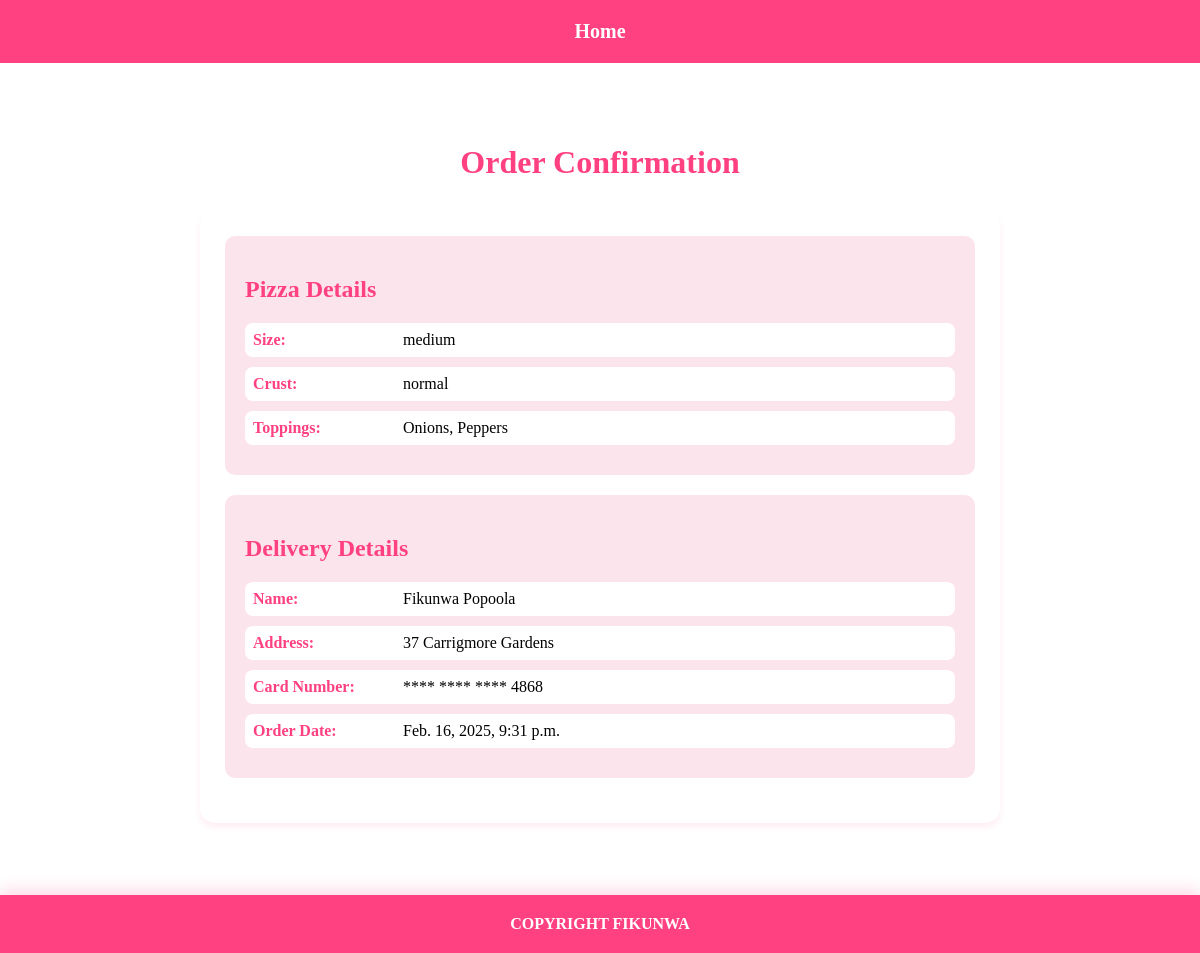
Screenshot of /order-confirmation/ (signed in) with the database file from the repository.
### pizza_appl/models.py (models this page shows, shortened)
class Pizza(models.Model):
  sizes_choices = [
    ('Small', 'Small'),
    ('Medium', 'Medium'),
    ('Large', 'Large')
]
  crusts_choices = [
    ('Normal', 'Normal'),
    ('Thin', 'Thin'),
    ('Gluten Free', 'Gluten Free'),
    ('Thick', 'Thick')
]
  cheese_choices= [
    ('Mozzarella', 'Mozzarella'),
    ('Vegan', 'Vegan'),
    ('Low Fat', 'Low Fat')
]
  sauce_choices = [
    ('Tomato', 'Tomato'),
    ('BBQ', 'BBQ')
]
  pizzaSizes = tuple(sizes_choices)
  pizzaCrusts = tuple(crusts_choices)
  pizzaCheese = tuple(cheese_choices)
  pizzaSauce = tuple(sauce_choices)
  author = models.ForeignKey(User, on_delete=models.CASCADE)
  size = models.CharField(max_length=20, choices=pizzaSizes, default='medium')
  crust = models.CharField(max_length=20, choices=pizzaCrusts, default='normal')
  sauce = models.CharField(max_length=20, choices=pizzaSauce, default='tomato')
  cheese = models.CharField(max_length=20, choices=pizzaCheese, default='mozzarella')
  toppings = models.ManyToManyField(Toppings)
  date = models.DateTimeField(auto_now_add=True, blank=True)

class Toppings(models.Model):
    topping = models.CharField(max_length=80)

class Delivery(models.Model):
    author = models.ForeignKey(User, on_delete=models.CASCADE)
    pizza = models.OneToOneField(Pizza, on_delete=models.CASCADE, null=True)
    name = models.CharField(max_length=100)
    address = models.CharField(max_length=200)
    cardNo = models.CharField(max_length=16)
    expMonth = models.CharField(max_length=15, choices=MONTH_CHOICES, default='January')
    expYear = models.IntegerField(choices=YEAR_CHOICES, default=2000)
    cvv = models.CharField(max_length=4)

### pizza_appl/views.py (the view)
# urls.py: path('order-confirmation/', views.order_confirmation, name='order_confirmation'),
@login_required(login_url='/login')
@login_required(login_url='/login')
def order_confirmation(request):
    try:
        delivery = Delivery.objects.filter(author=request.user).latest('id')
        pizza = Pizza.objects.filter(author=request.user).prefetch_related('toppings').latest('date')
        context = {
            'delivery': delivery,
            'pizza': pizza
        }
        return render(request, 'order_view.html', context)
    except (Delivery.DoesNotExist, Pizza.DoesNotExist):
        return redirect('create_pizza')

### pizza_appl/templates/order_view.html (shortened to what this page needs)
{% extends 'base.html' %}
{% block content %}
<div class="confirmation-container">
    <div class="confirmation-header">
        <h1>Order Confirmation</h1>
    </div>
    <div class="order-details">
        <div class="section">
            <h2>Pizza Details</h2>
            <div class="detail-row">
                <span class="label">Size:</span>
                <span>{{ pizza.size }}</span>
            </div>
            <div class="detail-row">
                <span class="label">Crust:</span>
                <span>{{ pizza.crust }}</span>
            </div>
            <div class="detail-row">
                <span class="label">Toppings:</span>
                <span>
                    {% for topping in pizza.toppings.all %}
                        {{ topping.topping }}{% if not forloop.last %}, {% endif %}
                    {% endfor %}
                </span>
            </div>
        </div>
        <div class="section">
            <h2>Delivery Details</h2>
            <div class="detail-row">
                <span class="label">Name:</span>
                <span>{{ delivery.name }}</span>
            </div>
            <div class="detail-row">
                <span class="label">Address:</span>
                <span>{{ delivery.address }}</span>
            </div>
            <div class="detail-row">
                <span class="label">Card Number:</span>
                <span>**** **** **** {{ delivery.cardNo|slice:"-4" }}</span>
            </div>
            <div class="detail-row">
                <span class="label">Order Date:</span>
                <span>{{ pizza.date }}</span>
            </div>
        </div>
    </div>
</div>
{% endblock %}

### pizza_appl/templates/base.html (style rules this page uses)
body { margin: 0; padding: 0; min-height: 100vh; position: relative; padding-bottom: 70px; }

### pizza_appl/templates/order_view.html (style rules this page uses)
.confirmation-container { max-width: 800px; margin: 40px auto; padding: 20px; }
.confirmation-header { text-align: center; color: #ff4081; margin-bottom: 30px; }
.order-details { background: white; border-radius: 15px; padding: 25px; box-shadow: 0 4px 6px rgba(255, 64, 129, 0.1); }
.section { background: #fce4ec; border-radius: 10px; padding: 20px; margin-bottom: 20px; }
h2 { color: #ff4081; margin-bottom: 20px; }
.detail-row { display: flex; margin: 10px 0; padding: 8px; background: white; border-radius: 8px; }
.label { font-weight: bold; color: #ff4081; width: 150px; }

### rows the page displays
Pizza: size "medium", crust "normal", date "Feb. 16, 2025, 9:31 p.m."
Toppings: topping "Onions"
Toppings: topping "Peppers"
Delivery: name "Fikunwa Popoola", address "37 Carrigmore Gardens", cardNo "4868"
